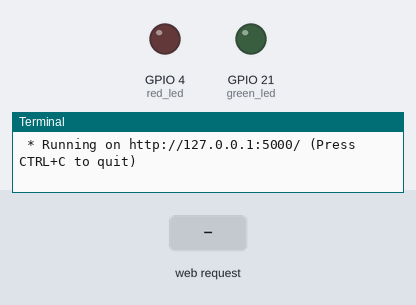
This program was run on a simulated Raspberry Pi (BCM pin numbers). Parts: output pins drawn as LEDs (lit = HIGH), the last lines printed to the terminal. The inputs (shaded band) are chosen by the test bench. A web server runs the application; the clock reads 2024-03-15 10:24:30 at power-on unless the program sets it.

Above: at 1.2 s.
1.3 s: HTTP request for /automate received with the fields task=Occupied
At 1.7 s:
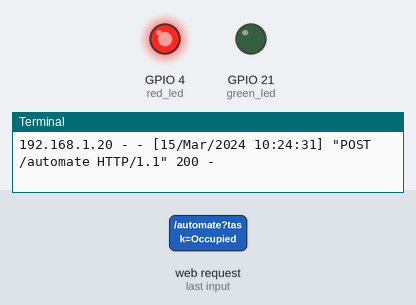
2.8 s: HTTP request for /automate received with the fields task=Open
At 4.0 s:
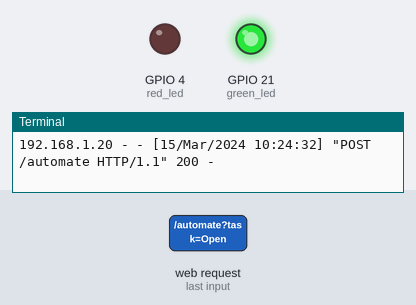
Timing chart, 0 to 5.8 s (numbered marks = the images above; inputs shaded):
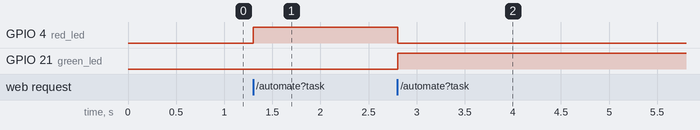

Measured:
- after the input at 1.3 s, GPIO 4 (red_led): LOW → HIGH at once
- after the input at 2.8 s, GPIO 4 (red_led): HIGH → LOW at once; GPIO 21 (green_led): LOW → HIGH at once

The program:

room_occupancy_monitor.py
```python
# IoT Room Occupancy Monitor
# Jazmin GK - April 2025
# Controls LEDs and tracks duration between Occupied and Open states

from flask import Flask, render_template, request
from gpiozero import LED
from time import time

app = Flask(__name__)

red_led = LED(4)
green_led = LED(21)

@app.route('/')
def index(enviro_message: str = 'none'):
    return render_template('index.html', message_text=enviro_message)

@app.route('/automate', methods=['POST'])
def control():
    global start_time, end_time
    task = request.form['task']

    if task == 'Occupied':
        red_led.on()
        green_led.off()
        start_time = time()
        return index("Occupied: Timer started.")

    elif task == 'Open':
        red_led.off()
        green_led.on()
        end_time = time()
        return index("Open: Timer stopped.")

    elif task == 'Duration':
        #start_time = request.form.get('start_time', type=float)
        #end_time = request.form.get('end_time', type=float)

        if start_time is None or end_time is None:
            return index("Error: Please click Occupied and Open before checking the duration.")

        exam_seconds = end_time - start_time
        hours = int(exam_seconds // 3600)
        minutes = int((exam_seconds % 3600) // 60)
        seconds = int(exam_seconds % 60)

        return index("Duration: {:d}h {:d}m {:d}s".format(hours, minutes, seconds))

    return index("Invalid Action: {:s} is not recognized.".format(task))
```
